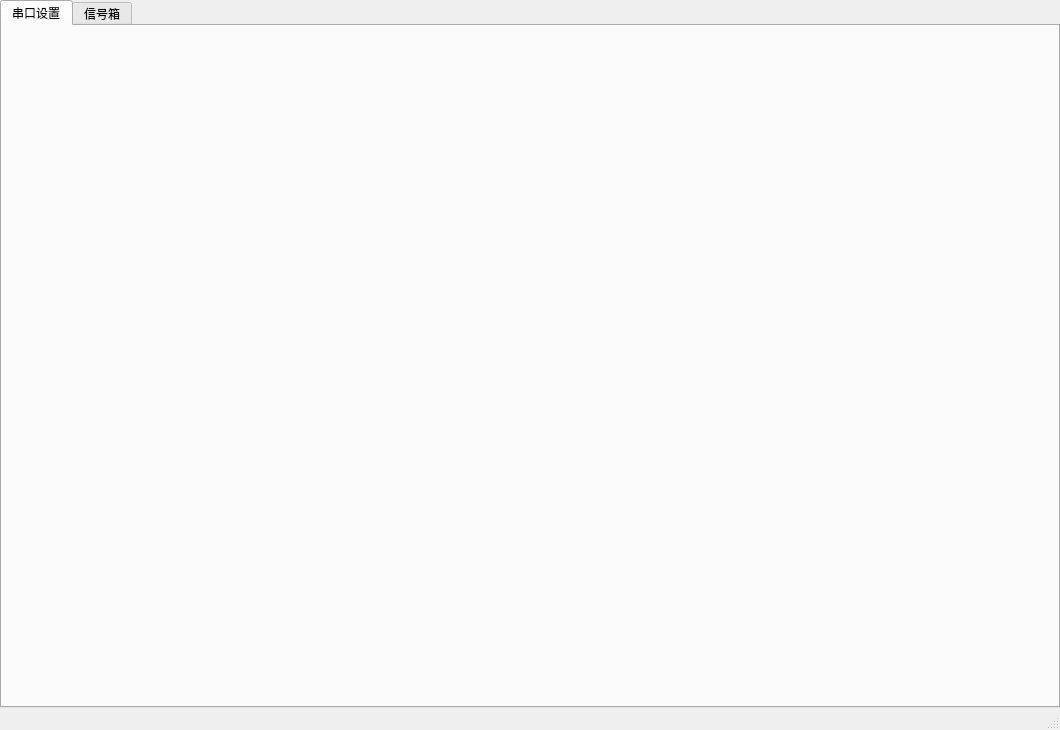
<?xml version="1.0" encoding="UTF-8"?>
<ui version="4.0">
 <class>MainWindow</class>
 <widget class="QMainWindow" name="MainWindow">
  <property name="geometry">
   <rect>
    <x>0</x>
    <y>0</y>
    <width>1060</width>
    <height>730</height>
   </rect>
  </property>
  <property name="windowTitle">
   <string>MainWindow</string>
  </property>
  <widget class="QWidget" name="centralwidget">
   <layout class="QVBoxLayout" name="verticalLayout">
    <property name="leftMargin">
     <number>0</number>
    </property>
    <property name="topMargin">
     <number>0</number>
    </property>
    <property name="rightMargin">
     <number>0</number>
    </property>
    <property name="bottomMargin">
     <number>0</number>
    </property>
    <item>
     <widget class="QTabWidget" name="tabWidget">
      <property name="currentIndex">
       <number>0</number>
      </property>
      <widget class="MySerialPort" name="tab_serial">
       <attribute name="title">
        <string>串口设置</string>
       </attribute>
      </widget>
      <widget class="SignalBoxDlg" name="tab_signalBoxDlg">
       <attribute name="title">
        <string>信号箱</string>
       </attribute>
      </widget>
     </widget>
    </item>
   </layout>
  </widget>
  <widget class="QMenuBar" name="menubar">
   <property name="geometry">
    <rect>
     <x>0</x>
     <y>0</y>
     <width>1060</width>
     <height>26</height>
    </rect>
   </property>
  </widget>
  <widget class="QStatusBar" name="statusbar"/>
 </widget>
 <customwidgets>
  <customwidget>
   <class>MySerialPort</class>
   <extends>QWidget</extends>
   <header>myserialport.h</header>
   <container>1</container>
  </customwidget>
  <customwidget>
   <class>SignalBoxDlg</class>
   <extends>QWidget</extends>
   <header>signalboxdlg.h</header>
   <container>1</container>
  </customwidget>
 </customwidgets>
 <resources/>
 <connections/>
</ui>
